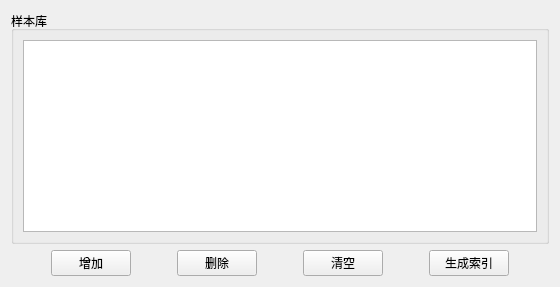
            <widget class="QWidget" name="page_9">
             <layout class="QGridLayout" name="gridLayout_28">
              <item row="0" column="0">
               <widget class="QGroupBox" name="groupBox_17">
                <property name="title">
                 <string>样本库</string>
                </property>
                <layout class="QGridLayout" name="gridLayout_27">
                 <item row="0" column="0">
                  <widget class="QTableView" name="tableView_5"/>
                 </item>
                </layout>
               </widget>
              </item>
              <item row="1" column="0">
               <layout class="QHBoxLayout" name="horizontalLayout_21">
                <item>
                 <spacer name="horizontalSpacer_5">
                  <property name="orientation">
                   <enum>Qt::Horizontal</enum>
                  </property>
                  <property name="sizeHint" stdset="0">
                   <size>
                    <width>40</width>
                    <height>20</height>
                   </size>
                  </property>
                 </spacer>
                </item>
                <item>
                 <widget class="QPushButton" name="pushButton_22">
                  <property name="text">
                   <string>增加</string>
                  </property>
                 </widget>
                </item>
                <item>
                 <spacer name="horizontalSpacer_2">
                  <property name="orientation">
                   <enum>Qt::Horizontal</enum>
                  </property>
                  <property name="sizeHint" stdset="0">
                   <size>
                    <width>40</width>
                    <height>20</height>
                   </size>
                  </property>
                 </spacer>
                </item>
                <item>
                 <widget class="QPushButton" name="pushButton_23">
                  <property name="text">
                   <string>删除</string>
                  </property>
                 </widget>
                </item>
                <item>
                 <spacer name="horizontalSpacer_3">
                  <property name="orientation">
                   <enum>Qt::Horizontal</enum>
                  </property>
                  <property name="sizeHint" stdset="0">
                   <size>
                    <width>40</width>
                    <height>20</height>
                   </size>
                  </property>
                 </spacer>
                </item>
                <item>
                 <widget class="QPushButton" name="pushButton_24">
                  <property name="text">
                   <string>清空</string>
                  </property>
                 </widget>
                </item>
                <item>
                 <spacer name="horizontalSpacer_4">
                  <property name="orientation">
                   <enum>Qt::Horizontal</enum>
                  </property>
                  <property name="sizeHint" stdset="0">
                   <size>
                    <width>40</width>
                    <height>20</height>
                   </size>
                  </property>
                 </spacer>
                </item>
                <item>
                 <widget class="QPushButton" name="pushButton_25">
                  <property name="text">
                   <string>生成索引</string>
                  </property>
                 </widget>
                </item>
                <item>
                 <spacer name="horizontalSpacer_18">
                  <property name="orientation">
                   <enum>Qt::Horizontal</enum>
                  </property>
                  <property name="sizeHint" stdset="0">
                   <size>
                    <width>40</width>
                    <height>20</height>
                   </size>
                  </property>
                 </spacer>
                </item>
               </layout>
              </item>
             </layout>
            </widget>
